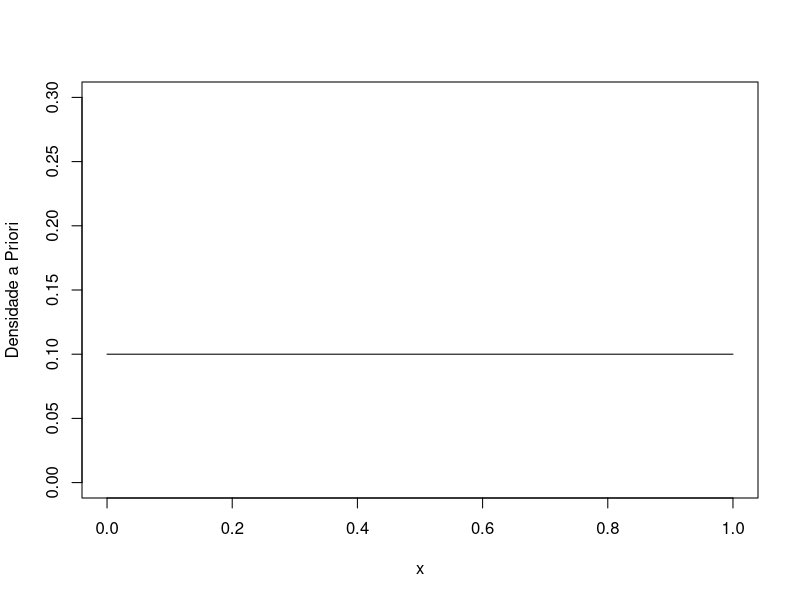
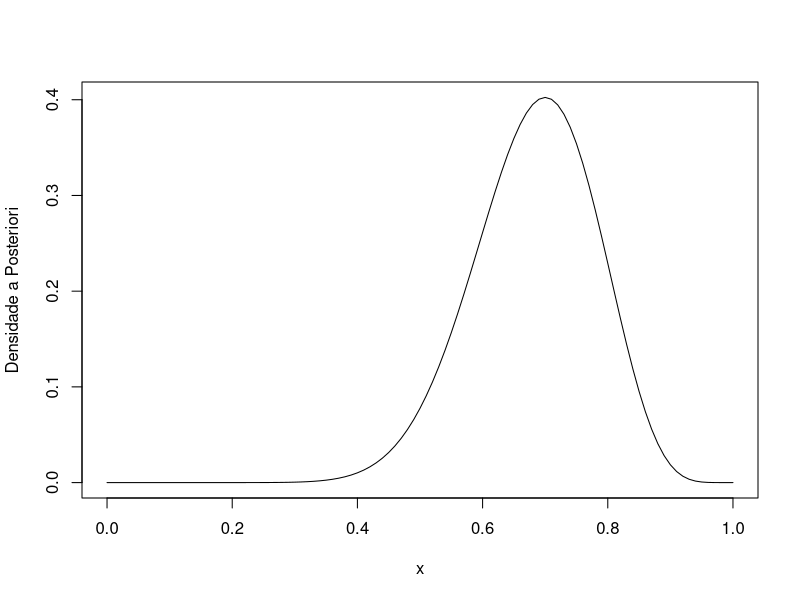
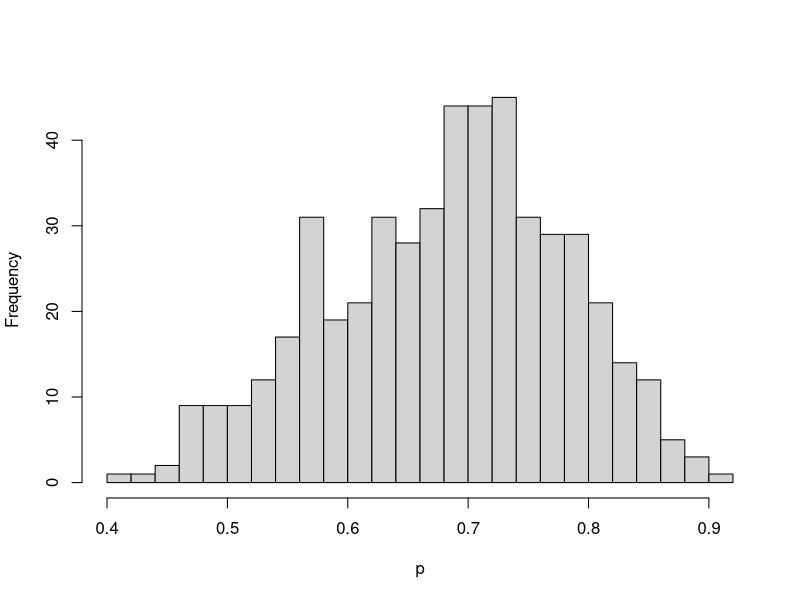
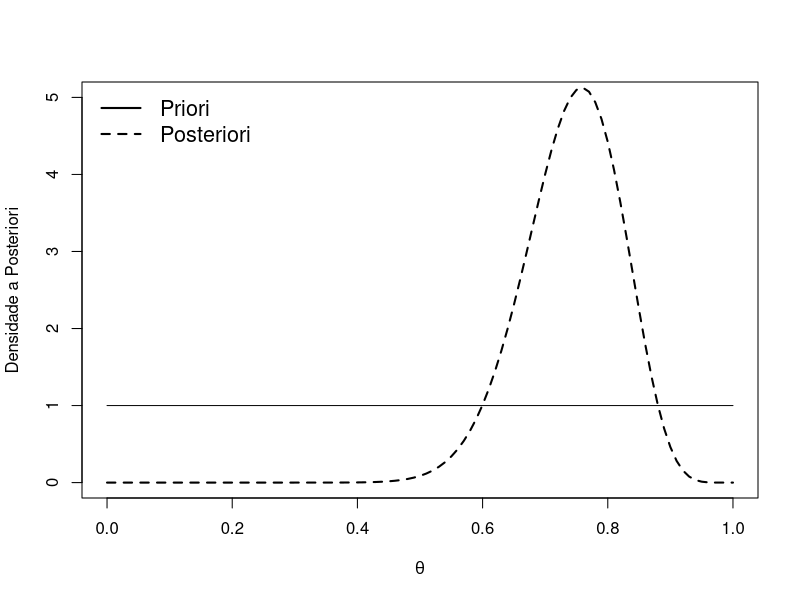
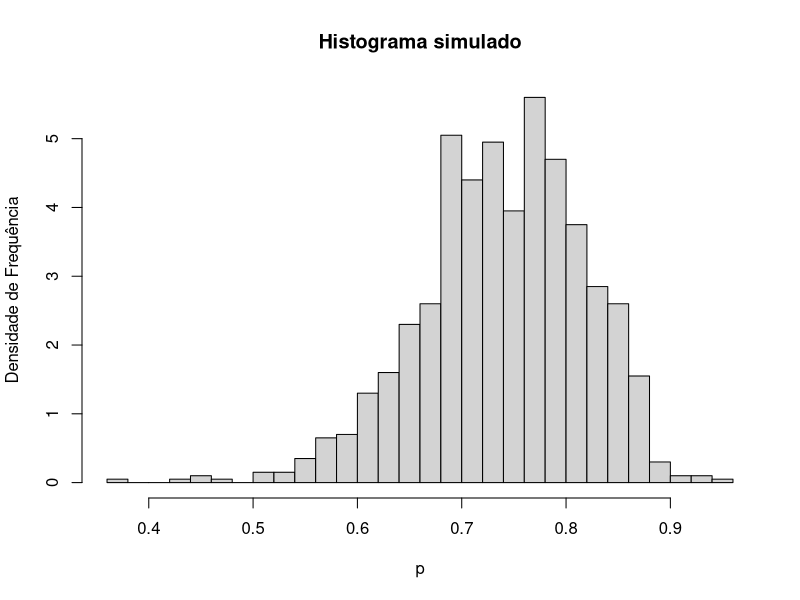

Generate these figures, in order, with R:
## ---- chunk 1
library(LearnBayes)
midpt <- seq(0.05, 0.95, by = 0.1) # vetor de pontos médios dos intervalos
prior <- rep(1,10) # Valores a priori(Dist. Uniforme(0,1))
prior <- prior/sum(prior) # Normalização
p <- seq(0, 1, length = 500) # grade de valores de p no intervalo (0,1) 
curve(histprior(x,midpt,prior), from=0, to=1, ylab="Densidade a Priori",ylim=c(0,.3))
obs <- c(1, 0, 0, 1, 1, 0, 1, 1, 1, 1, 1, 1, 0, 0, 1, 0, 1, 1, 1, 1) # Valores observados de caras
s <- sum(obs) # Soma dos valores observados de caras

f <-20-s # oma dos valores observados de coroas

curve(histprior(x,midpt,prior) * dbeta(x,s+1,f+1), from=0, to=1, ylab="Densidade a Posteriori") 

## ---- chunk 2
like <- dbeta(p, s+1, f+1) # Verossimilhança
post <- histprior(p, midpt, prior) * like # Posteriori
post <- post/sum(post) # Probabilidades a posteriori
ps <- sample(p, replace = TRUE, prob = post)
hist(ps, xlab="p", main="" ,breaks=30) # Histograma simulado
## ---- chunk 3
p <- seq(0, 1, length = 500)
a <- 1 # Primeiro parâmento da beta
b <- 1 # Segundo parâmento da beta
s <- 22 # Sucessos
f <- 7 # Fracassos 
prior <- dbeta(p,a,b) # Priori
like <- dbeta(p,s+1,f+1) # Verossimilhança
post <- dbeta(p,a+s,b+f) # Posteriori

# Gráficos
curve(dbeta(x,a,b),ylim=c(0,5), from=0, to=1, ylab="Densidade a Posteriori",xlab=expression(theta))
curve(dbeta(x,a+s,b+f),ylim=c(0,5),lwd=2,col=1,ylim=c(0,0.09),lty=2,add = T)
a<-c("Priori ","Posteriori")
legend("topleft",a,lwd=2,lty=c(1,2),bty="n",cex=1.3)

## ---- chunk 4
qbeta(c(0.05,0.95),23,8) # Intevalo de credibilidade com 0.9
## ---- chunk 5

## ---- chunk 6
1-pbeta(0.6,23,8) # Probabilidade do theta superar 0.6
## ---- chunk 7
ps <- rbeta(1000,23,8) # simulação
hist(ps, probability = T, xlab = "p", main = "Histograma simulado",
     ylab="Densidade de Frequência", breaks = 30)
## ---- chunk 8
y <- rbinom(1000, 10, ps)
freq <- table(y)
predprob <- freq/sum(freq)
Prob <- predprob[predprob=10]+ predprob[predprob=11]
